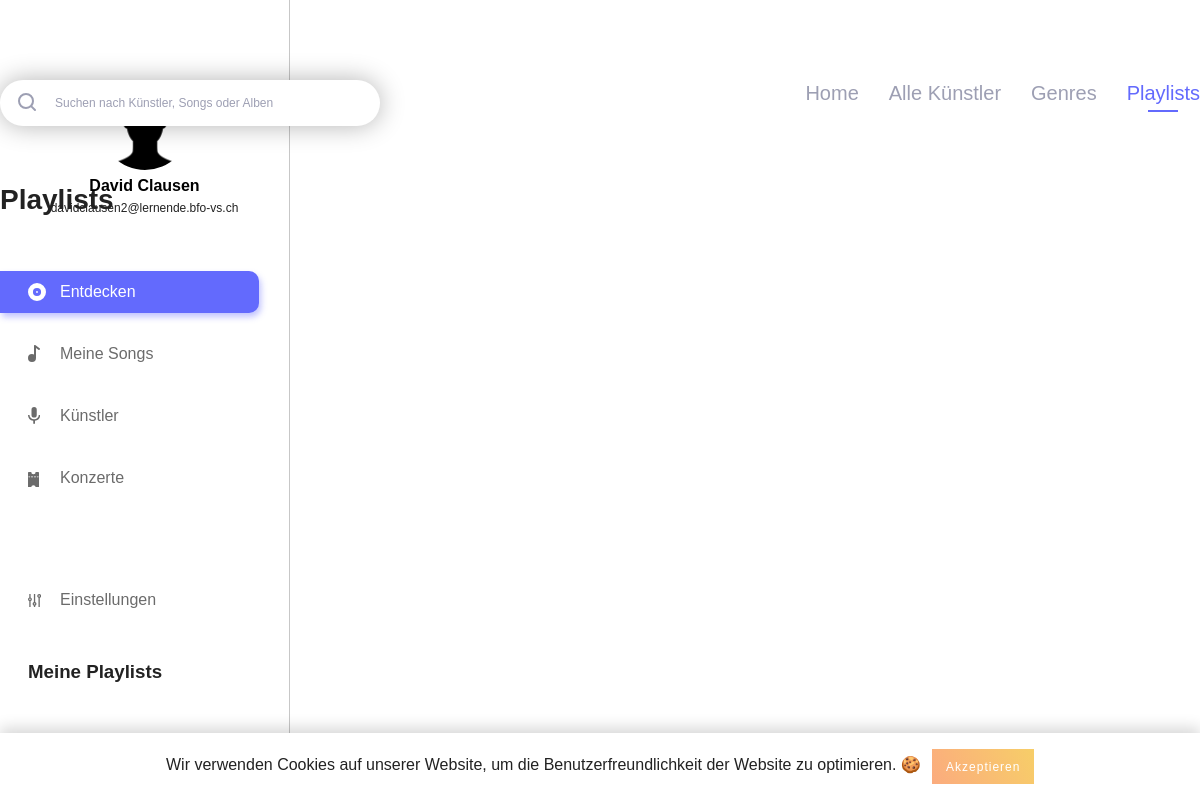
The app's page /playlist_detail.php?playlist_id=1 (signed in) with its own data.
### tables this page shows
CREATE TABLE IF NOT EXISTS `users` (
  `id` int(11) NOT NULL AUTO_INCREMENT,
  `username` varchar(255) NOT NULL,
  `email` varchar(255) NOT NULL,
  `firstname` varchar(255) NOT NULL,
  `lastname` varchar(255) NOT NULL,
  `password_hash` varchar(255) NOT NULL,
  `password_token` varchar(255) NOT NULL,
  `is_artist` int(1) NOT NULL,
  `has_darkmode` tinyint(1) NOT NULL,
  PRIMARY KEY (`id`),
  UNIQUE KEY `username` (`username`),
  UNIQUE KEY `email` (`email`)
);

### includes/start.php (called while the page is built, shortened)
<?php
include 'db.php';
if (isset($_SESSION['user']['id']) && !empty($_SESSION['user']['id'])) {
	$statement = $pdo->prepare("SELECT * FROM `users` WHERE `id` = :id");
	$result = $statement->execute(array('id' => $_SESSION['user']['id']));
}
if (isset($_SESSION['user']['has_darkmode']) && $_SESSION['user']['has_darkmode'] == 1) {
	$body_class = 'dark';
}
else {
	$body_class = '';
}
?>

### playlist_detail.php (the view, shortened to what this page needs)
<?php
include 'includes/start.php';
?>
<!DOCTYPE html>
<html lang="de">
	<head>
		<?php include 'includes/meta_data.php'; ?>
	</head>
	<body class="<?php echo $body_class; ?>">
		<?php include 'includes/navigation_left.php'; ?>
		<?php include 'includes/cookie_banner.php'; ?>
		<div class="main_content_wrapper">
			<div class="main_content_inner">
				<?php include 'includes/search_navi.php'; ?>
				<div id="genres_wrapper">
					<h3 class="short_title"><?php echo PLAYLISTS; ?></h3>
				</div>
			</div>
		</div>
	</body>
</html>

### includes/navigation_left.php (shortened to what this page needs)
<?php
if(isset($_SESSION['active'])) {
	$active_class = $_SESSION['active'];
}
$query = "SELECT * FROM `users` WHERE `id` = ".$_SESSION['user']['id'];
?>
<div class="navigation_left">
	<div class="navigation_wrapper">
		<div class="profile">
			<h3 class="profile_name">
				<?php foreach ($pdo->query($query) as $user_data) {
					echo $user_data['firstname'].' '.$user_data['lastname'];
				} ?>
			</h3>
			<p class="profile_mail">
				<?php foreach ($pdo->query($query) as $user_data) {
					echo $user_data['email'];
				} ?>
			</p>
		</div>
		<div class="main_navigation">
			<ul>
				<li class="navigation_element <?php if($active_class === 'discover') { echo 'active'; } ?>"><a href="index.php"><img class="svg" src="img/assets/discover.svg" alt="<?php echo DISCOVER; ?>"><?php echo DISCOVER; ?></a></li>
				<li class="navigation_element <?php if($active_class === 'my_songs') { echo 'active'; } ?>"><a href="my_songs.php"><img class="svg" src="img/assets/my_songs.svg" alt="<?php echo MY_SONGS; ?>"><?php echo MY_SONGS; ?></a></li>
				<li class="navigation_element <?php if($active_class === 'artists') { echo 'active'; } ?>"><a href="artists.php"><img class="svg" src="img/assets/artists.svg" alt="<?php echo ARTISTS; ?>"><?php echo ARTISTS; ?></a></li>
				<li class="navigation_element <?php if($active_class === 'events') { echo 'active'; } ?>"><a href="events.php"><img class="svg" src="img/assets/events.svg" alt="<?php echo EVENTS; ?>"><?php echo EVENTS; ?></a></li>
				<li class="navigation_element <?php if($active_class === 'settings') { echo 'active'; } ?>"><a href="settings.php"><img class="svg" src="img/assets/settings_nav.svg" alt="<?php echo SETTINGS; ?>"><?php echo SETTINGS; ?></a></li>
			</ul>
		</div>
		<div class="playlist_wrapper">
			<h3 class="playlist_title"><?php echo MY_PLAYLISTS; ?></h3>
		</div>
	</div>
</div>

### css/_config.css (style rules this page uses)
:root { --primary-color: #636AFD; --primary-color_light: #e0e1ff; --text: #222; --navigation_left: #6B6B6B; --border: #C7C7C7; --light_text: #9D9FB3; --button: #ededed; --border-bottom: #707070; --background_dark_mode: #21252B; --dark_mode_border: #30353B; --dark_mode_input: #30353B; --dark_mode_light: #DDDDDD; --standard_shadow: 0 3px 27px rgba(0,0,0,0.39); --standard_radius: 13px; --standard_transition: all 0.3s ease; --error_color: #b20000; }

### css/_basic.css (style rules this page uses)
body { font-family: 'DM Sans', sans-serif; margin: 0; padding: 0; color: var(--text); -webkit-font-smoothing: antialiased; -moz-osx-font-smoothing: grayscale; }
h3 { margin: 0; padding: 0; }
h3.short_title { font-size: 28px; line-height: 37px; font-weight: 700; color: var(--text); margin-bottom: 40px; }
ul { padding: 0; margin: 0; }
.main_content_wrapper { padding-top: 80px; }
.main_content_inner { max-width: 1200px; margin: 0 auto; padding-bottom: 150px; box-sizing: border-box; }
.profile { text-align: center; }

### css/_navigation.css (style rules this page uses)
.navigation_left { position: fixed; width: 290px; height: 100%; border-right: 1px solid var(--border); padding: 80px 0; box-sizing: border-box; }
.navigation_left .profile { width: 195px; margin: 0 auto; margin-bottom: 50px; }
h3.profile_name { margin-top: 5px; font-size: 16px; line-height: 21px; color: #000; font-weight: 700; }
.profile_mail { font-size: 12px; line-height: 25px; margin: 0; margin-bottom: 5px; }
.navigation_left .main_navigation ul { padding-right: 30px; box-sizing: border-box; width: 100%; }
.navigation_left .main_navigation ul li.navigation_element { position: relative; list-style-type: none; color: var(--navigation_left); margin-top: 20px; }
.navigation_left .main_navigation ul li.navigation_element:first-child { margin-top: 0; }
.navigation_left .main_navigation ul li.navigation_element:last-child { margin-top: 80px; }
.navigation_left .main_navigation ul li.navigation_element.active a, .navigation_left .main_navigation ul li.navigation_element a:hover { background: var(--primary-color); color: #fff; box-shadow: 2px 4px 6px rgba(99, 106, 253, 0.4); transition: background 0.2s ease, color 0.2s ease; }
.navigation_left .main_navigation ul li a { color: inherit; text-decoration: none; padding: 12px 20px; padding-left: 60px; border-top-right-radius: 10px; border-bottom-right-radius: 10px; box-sizing: border-box; display: inline-block; width: 100%; transition: background 0.2s ease, color 0.2s ease; }
.playlist_wrapper { margin-top: 40px; padding-right: 30px; box-sizing: border-box; width: 100%; }
.playlist_wrapper .playlist_title { padding-left: 28px; box-sizing: border-box; }

### records on screen
users: firstname "David", lastname "Clausen", email "davidclausen2@lernende.bfo-vs.ch"

### other values on screen
DISCOVER "Entdecken"
MY_SONGS "Meine Songs"
ARTISTS "Künstler"
EVENTS "Konzerte"
SETTINGS "Einstellungen"
MY_PLAYLISTS "Meine Playlists"
HOME "Home"
ALL_ARTISTS "Alle Künstler"
GENRES "Genres"
PLAYLISTS "Playlists"
